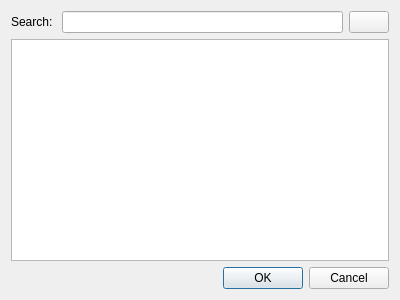
<?xml version="1.0" encoding="UTF-8"?>
<ui version="4.0">
 <class>PreferencePickerDialog</class>
 <widget class="QDialog" name="PreferencePickerDialog">
  <property name="geometry">
   <rect>
    <x>0</x>
    <y>0</y>
    <width>400</width>
    <height>300</height>
   </rect>
  </property>
  <property name="windowTitle">
   <string>Choose a preference</string>
  </property>
  <layout class="QVBoxLayout" name="verticalLayout">
   <item>
    <layout class="QHBoxLayout" name="horizontalLayout">
     <item>
      <widget class="QLabel" name="search_label">
       <property name="text">
        <string>Search: </string>
       </property>
      </widget>
     </item>
     <item>
      <widget class="QLineEdit" name="search_edit"/>
     </item>
     <item>
      <widget class="QPushButton" name="clear_button">
       <property name="icon">
        <iconset resource="../resources.qrc">
         <normaloff>:/img/cross.png</normaloff>:/img/cross.png</iconset>
       </property>
      </widget>
     </item>
    </layout>
   </item>
   <item>
    <widget class="QTreeView" name="preference_view"/>
   </item>
   <item>
    <widget class="QDialogButtonBox" name="buttons">
     <property name="orientation">
      <enum>Qt::Horizontal</enum>
     </property>
     <property name="standardButtons">
      <set>QDialogButtonBox::Cancel|QDialogButtonBox::Ok</set>
     </property>
    </widget>
   </item>
  </layout>
 </widget>
 <resources>
  <include location="../resources.qrc"/>
 </resources>
 <connections>
  <connection>
   <sender>buttons</sender>
   <signal>accepted()</signal>
   <receiver>PreferencePickerDialog</receiver>
   <slot>accept()</slot>
   <hints>
    <hint type="sourcelabel">
     <x>248</x>
     <y>254</y>
    </hint>
    <hint type="destinationlabel">
     <x>157</x>
     <y>274</y>
    </hint>
   </hints>
  </connection>
  <connection>
   <sender>buttons</sender>
   <signal>rejected()</signal>
   <receiver>PreferencePickerDialog</receiver>
   <slot>reject()</slot>
   <hints>
    <hint type="sourcelabel">
     <x>316</x>
     <y>260</y>
    </hint>
    <hint type="destinationlabel">
     <x>286</x>
     <y>274</y>
    </hint>
   </hints>
  </connection>
 </connections>
</ui>
